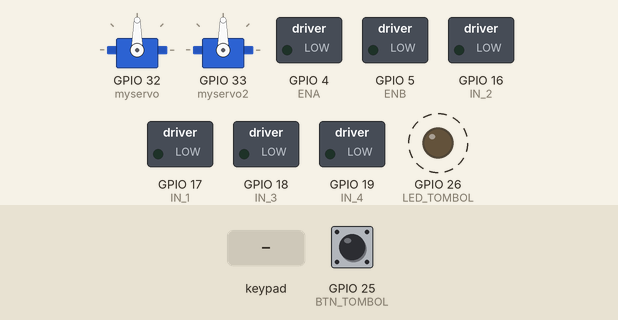
Simulated run of this sketch. Board: ESP32. On the bench: 2 × servo, switched loads named in the sketch (green lamp = pin HIGH), output pins drawn as LEDs (lit = HIGH). Dashed ring = blinking. The test bench sets the inputs (shaded band); at power-on: GPIO 25 (BTN_TOMBOL) HIGH. WiFi joins after 1.5 s; servers stay silent unless stated; uploads are accepted with an empty reply; nothing arrives over Bluetooth unless stated; what the sketch prints to the serial monitor is not drawn.

Above: at 1.2 s.
1.3 s: key 'O' pressed
At 4.2 s:
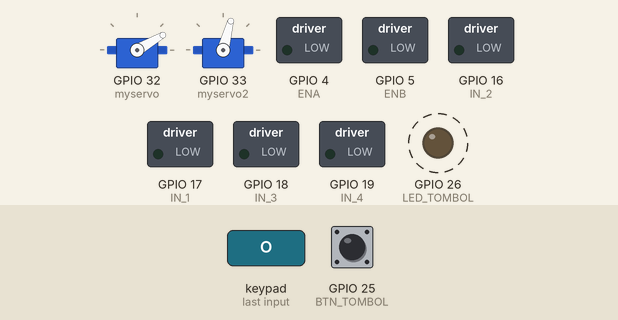
4.3 s: key '-' pressed
At 5.0 s:
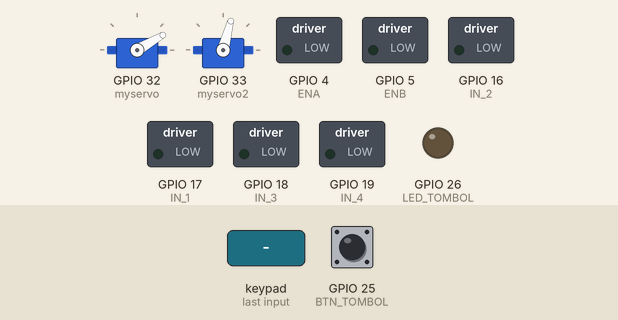
5.8 s: key 'O' pressed
At 6.2 s:
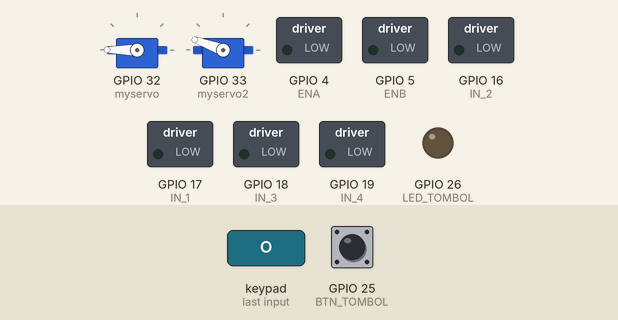
Timing chart, 0 to 8.8 s (numbered marks = the images above; inputs shaded):
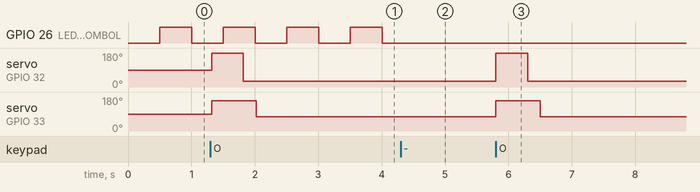

Measured:
- after the input at 1.3 s, servo on GPIO 32 (myservo): 90° → 180° at once, → 30° 0.50 s later; servo on GPIO 33 (myservo2): 90° → 160° at once, → 75° 0.70 s later
- after the input at 4.3 s, GPIO 26 (LED_TOMBOL): stays LOW (without the input it goes to HIGH after 0.21 s)
- after the input at 5.8 s, servo on GPIO 32 (myservo): 30° → 180° at once, → 30° 0.50 s later; servo on GPIO 33 (myservo2): 75° → 160° at once, → 75° 0.70 s later
- by itself, GPIO 26 (LED_TOMBOL): alternates HIGH for 0.50 s and LOW for 0.50 s

The sketch:

RoboTempoerUpgradeRobot_b3.ino
```cpp
#include <WiFi.h>
#include <HTTPClient.h>
#include <Ps3Controller.h>
#include <ESP32Servo.h>

// ================= PIN DEFINITIONS =================
#define ENA   4
#define ENB   5
#define IN_1  17
#define IN_2  16
#define IN_3  18
#define IN_4  19
#define LED_TOMBOL 26
#define BTN_TOMBOL 25

// >>> NEW: request log_attack (dikirim via taskNetwork)
volatile bool     reqAttackLog = false;
volatile uint32_t attackTs     = 0;     // millis() saat pukulan dimulai
volatile float    attackG      = 0.0f;  // placeholder; isi dari IMU nanti kalau ada

// ================= WIFI CONFIG =================
const char* ssid     = "bengkel inspirasi";
const char* password = "bengkelinspirasi";

// ================= SERVER CONFIG (robot_b3) =================
const char robot_code[] = "robot_b3";
const char status_host[] = "http://192.168.1.6/tempoer/robot_status.php?robot_code=robot_b3&sig=6c3dfd2b6b64bdfd8717305e78218868b7ddcc5cb3731a118a8ca01071f62d7a";
const char log_host[]    = "http://192.168.1.6/tempoer/log_death.php?robot_code=robot_b3&sig=dea919b3437811c7cca40e361154abffea9051a6664710d667f855cdea7a0b8b";
const char attack_host[] = "http://192.168.1.6/tempoer/log_attack.php";

// ================= RUNTIME TUNING =================
static const uint32_t STATUS_POLL_MS   = 150;  // polling cepat & non-blocking
static const uint32_t HTTP_TIMEOUT_MS  = 200;  // timeout singkat
static const uint8_t  FAIL_MAX         = 3;    // gagal 3x → INACTIVE (fail-safe)
static const uint32_t WIFI_CONNECT_TIMEOUT_MS = 10000; // 10s
static const uint32_t WIFI_RETRY_DELAY_MS     = 2000;  // 2s

// ================= VARIABLES =================
int speedCar = 700;            // catatan: analogWrite ESP32 efektif 0–255 (700 ≈ max)
const int speedStep = 100;
const int speedMax  = 1023;    // biarkan sesuai punyamu
const int speedMin  = 400;

Servo myservo, myservo2;
int stick_ly = 0, stick_rx = 0;

// Latch & state pukul (robot_b3)
bool circleLatch = false;
bool isPushing   = false;
unsigned long pushStart = 0;

// Status & tombol fisik
volatile bool robotActive = false; // diupdate di task
volatile bool reqDeathLog = false; // dikirim di task
bool ledState = false;
bool btnWasPressed = false;
unsigned long btnPressStart = 0;
unsigned long lastBlink = 0;

// (opsional) debug mode (skip gating active/inactive)
volatile bool debugMode = false;

// ================= MOTOR CONTROL (analogWrite) =================
void maju()       { digitalWrite(IN_1,HIGH); digitalWrite(IN_2,LOW );  analogWrite(ENA, speedCar);   digitalWrite(IN_3,HIGH); digitalWrite(IN_4,LOW );  analogWrite(ENB, speedCar); }
void mundur()     { digitalWrite(IN_1,LOW ); digitalWrite(IN_2,HIGH);  analogWrite(ENA, speedCar);   digitalWrite(IN_3,LOW );  digitalWrite(IN_4,HIGH); analogWrite(ENB, speedCar); }
void putarKiri()  { digitalWrite(IN_1,LOW ); digitalWrite(IN_2,HIGH);  analogWrite(ENA, speedCar);   digitalWrite(IN_3,HIGH);  digitalWrite(IN_4,LOW );  analogWrite(ENB, speedCar); }
void putarKanan() { digitalWrite(IN_1,HIGH); digitalWrite(IN_2,LOW );  analogWrite(ENA, speedCar);   digitalWrite(IN_3,LOW );  digitalWrite(IN_4,HIGH);  analogWrite(ENB, speedCar); }
void belokKiri()  { digitalWrite(IN_1,HIGH); digitalWrite(IN_2,LOW );  analogWrite(ENA, speedCar/2); digitalWrite(IN_3,HIGH);  digitalWrite(IN_4,LOW );  analogWrite(ENB, speedCar); }
void belokKanan() { digitalWrite(IN_1,HIGH); digitalWrite(IN_2,LOW );  analogWrite(ENA, speedCar);   digitalWrite(IN_3,HIGH);  digitalWrite(IN_4,LOW );  analogWrite(ENB, speedCar/2); }
void mundurKiri() { digitalWrite(IN_1,LOW ); digitalWrite(IN_2,HIGH);  analogWrite(ENA, speedCar/2); digitalWrite(IN_3,LOW );  digitalWrite(IN_4,HIGH);  analogWrite(ENB, speedCar); }
void mundurKanan(){ digitalWrite(IN_1,LOW ); digitalWrite(IN_2,HIGH);  analogWrite(ENA, speedCar);   digitalWrite(IN_3,LOW );  digitalWrite(IN_4,HIGH);  analogWrite(ENB, speedCar/2); }
void stopRobot()  { digitalWrite(IN_1,LOW ); digitalWrite(IN_2,LOW );  analogWrite(ENA, 0);          digitalWrite(IN_3,LOW );  digitalWrite(IN_4,LOW );  analogWrite(ENB, 0); }

// ================= PUSH SERVO (robot_b3) =================
void startPush() {
  // >>> NEW: catat & minta kirim log_attack (tanpa HMAC)
  attackTs = millis();
  attackG  = 0.0f;            // kalau nanti ada IMU, isi peak G di sini
  reqAttackLog = true;        // biar taskNetwork yang kirim (non-blocking)

  // lanjut proses pukul seperti biasa
  isPushing = true;
  pushStart = millis();
  myservo2.write(160);  // siapkan
  myservo.write(180);   // pukul
  delay(100);
}

void handlePush() {
  if (!isPushing) return;
  unsigned long now = millis();
  if (now - pushStart > 500 && now - pushStart <= 600) {
    myservo.write(30);    // langkah balik
  }
  if (now - pushStart > 700) {
    myservo2.write(75);   // netral
    isPushing = false;
  }
}

// ================= WIFI/HTTP HELPERS =================
static bool fastStatusGet(const char* url, bool &active_out) {
  HTTPClient http;
  http.setReuse(true);                     // keep-alive untuk latensi rendah
  if (!http.begin(url)) return false;
  http.setTimeout(HTTP_TIMEOUT_MS);       // 150–250 ms cukup

  int code = http.GET();
  if (code == 200) {
    String p = http.getString(); p.trim();
    if (p.length()==1 && (p[0]=='1'||p[0]=='0')) active_out=(p[0]=='1');
    else active_out = p.equalsIgnoreCase("ACTIVE");
  }
  http.end();
  return (code == 200);
}

static void quickGet(const char* url, uint16_t timeout_ms=500) {
  HTTPClient http; http.setReuse(true);
  if (http.begin(url)) { http.setTimeout(timeout_ms); http.GET(); http.end(); }
}

// ================= TASK JARINGAN =================
// State-machine WiFi agar tidak spam WiFi.begin()
void taskNetwork(void*) {
  enum WifiSm { IDLE, CONNECTING, CONNECTED };
  WifiSm state = IDLE;
  unsigned long stateSince = 0;
  unsigned long lastPoll   = 0;
  uint8_t failCount = 0;

  WiFi.mode(WIFI_STA);
  WiFi.persistent(false);
  WiFi.setAutoReconnect(true);

  for (;;) {
    wl_status_t st = WiFi.status();

    switch (state) {
      case IDLE:
        if (st != WL_CONNECTED) {
          WiFi.begin(ssid, password);
          state = CONNECTING;
          stateSince = millis();
          // Serial.println("[WiFi] begin()");
        } else {
          state = CONNECTED;
          stateSince = millis();
        }
        break;

      case CONNECTING:
        if (st == WL_CONNECTED) {
          state = CONNECTED;
          stateSince = millis();
          // Serial.print("[WiFi] Connected. IP="); Serial.println(WiFi.localIP());
        } else if (millis() - stateSince > WIFI_CONNECT_TIMEOUT_MS) {
          // timeout → reset dan coba lagi setelah jeda
          WiFi.disconnect(true, true);
          vTaskDelay(pdMS_TO_TICKS(WIFI_RETRY_DELAY_MS));
          state = IDLE;
          stateSince = millis();
          // Serial.println("[WiFi] Retry connect");
        }
        break;

      case CONNECTED:
        if (st != WL_CONNECTED) {
          state = IDLE;
          stateSince = millis();
          break;
        }

        // Poll status cepat (skip kalau debugMode)
        if (!debugMode && millis() - lastPoll >= STATUS_POLL_MS) {
          lastPoll = millis();
          bool act=false;
          bool ok = fastStatusGet(status_host, act);
          if (ok) { robotActive = act; failCount = 0; }
          else {
            if (++failCount >= FAIL_MAX) { robotActive = false; failCount = 0; } // fail-safe
          }
        }

        // Kirim death log jika diminta
        if (reqDeathLog) { reqDeathLog = false; quickGet(log_host, 500); }

        // >>> NEW: kirim log_attack (tanpa HMAC)
        if (reqAttackLog) {
          reqAttackLog = false;
          String url = String(attack_host)
                      + "?robot_code=" + robot_code
                      + "&ts=" + String(attackTs)
                      + "&g="  + String(attackG, 2);
          quickGet(url.c_str(), 300);   // fire-and-forget, timeout singkat
        }
        break;
    }

    vTaskDelay(pdMS_TO_TICKS(10));
  }
}

// ================= PS3 HANDLERS =================
void notify() {
  stick_ly = Ps3.data.analog.stick.ly;
  stick_rx = Ps3.data.analog.stick.rx;

  // Circle → pukul
  if (Ps3.data.button.circle && !circleLatch) {
    circleLatch = true;
    if (!isPushing) startPush();
  } else if (!Ps3.data.button.circle) {
    circleLatch = false;
  }

  // (opsional) Select → toggle debug
  static bool selectLatch=false;
  if (Ps3.data.button.select && !selectLatch) { debugMode = !debugMode; selectLatch = true; }
  if (!Ps3.data.button.select) selectLatch=false;

  // Speed adjust
  if (Ps3.data.button.l1) speedCar = max(speedCar - speedStep, speedMin);
  if (Ps3.data.button.r1) speedCar = min(speedCar + speedStep, speedMax);
}
void onConnect() { Serial.println(F("PS3 Controller Connected.")); }

// ================= SETUP =================
void setup() {
  Serial.begin(115200);

  pinMode(ENA, OUTPUT);
  pinMode(ENB, OUTPUT);
  pinMode(IN_1, OUTPUT);
  pinMode(IN_2, OUTPUT);
  pinMode(IN_3, OUTPUT);
  pinMode(IN_4, OUTPUT);

  pinMode(LED_TOMBOL, OUTPUT);
  pinMode(BTN_TOMBOL, INPUT_PULLUP);

  myservo.attach(32, 500, 2400);
  myservo2.attach(33, 500, 2400);

  // Mulai task jaringan (WiFi + HTTP)
  xTaskCreatePinnedToCore(taskNetwork, "taskNetwork", 6144, NULL, 1, NULL, 0);

  Ps3.attach(notify);
  Ps3.attachOnConnect(onConnect);
  Ps3.begin("01:02:03:04:05:04"); // stik b2 dipakai untuk robot_b3

  Serial.println(F("System Ready (robot_b3, non-blocking WiFi)."));
}

// ================= LOOP =================
void loop() {
  if (!Ps3.isConnected()) return;

  // Tombol fisik: long-press 1s → request death log (dikirim task)
  bool btnPressed = (digitalRead(BTN_TOMBOL) == LOW);
  if (btnPressed && !btnWasPressed) { btnPressStart = millis(); btnWasPressed = true; }
  if (!btnPressed && btnWasPressed) btnWasPressed = false;
  if (btnPressed && btnWasPressed && (millis() - btnPressStart > 50)) {
    reqDeathLog = true; btnWasPressed = false;
  }

  // Jika INACTIVE & bukan debug → blink & stop
  if (!robotActive && !debugMode) {
    if (millis() - lastBlink > 500) {
      lastBlink = millis();
      ledState = !ledState;
      digitalWrite(LED_TOMBOL, ledState);
    }
    stopRobot();
    handlePush(); // selesaikan siklus servo kalau sedang jalan
    return;
  } else {
    digitalWrite(LED_TOMBOL, LOW);
  }

  // Kontrol gerak (deadzone ±25)
  if (stick_ly > 25) {
    if      (stick_rx > 25) belokKanan();
    else if (stick_rx < -25) belokKiri();
    else maju();
  } else if (stick_ly < -25) {
    if      (stick_rx > 25) mundurKanan();
    else if (stick_rx < -25) mundurKiri();
    else mundur();
  } else if (stick_rx > 25) putarKanan();
  else if (stick_rx < -25) putarKiri();
  else stopRobot();

  handlePush();
  delay(1);
}
```
